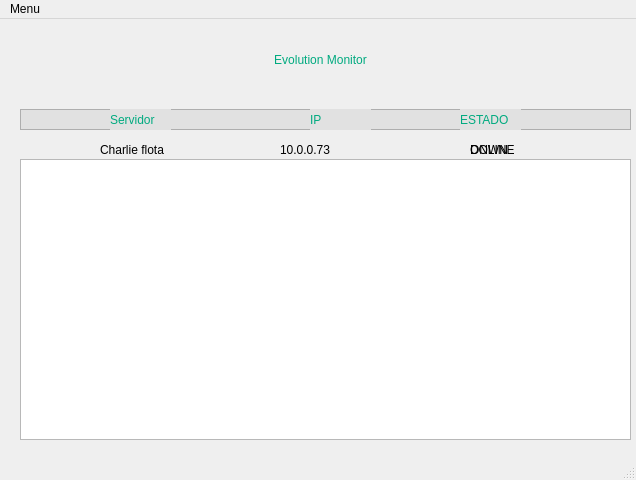
<?xml version="1.0" encoding="UTF-8"?>
<ui version="4.0">
 <class>MainWindow</class>
 <widget class="QMainWindow" name="MainWindow">
  <property name="geometry">
   <rect>
    <x>0</x>
    <y>0</y>
    <width>636</width>
    <height>480</height>
   </rect>
  </property>
  <property name="windowTitle">
   <string>MainWindow</string>
  </property>
  <widget class="QWidget" name="centralwidget">
   <widget class="QLabel" name="TITTLELABEL">
    <property name="geometry">
     <rect>
      <x>10</x>
      <y>20</y>
      <width>621</width>
      <height>41</height>
     </rect>
    </property>
    <property name="styleSheet">
     <string notr="true">color: rgb(0, 170, 127);
font: 75 36pt &quot;MS Shell Dlg 2&quot;;</string>
    </property>
    <property name="text">
     <string>Evolution Monitor</string>
    </property>
    <property name="alignment">
     <set>Qt::AlignCenter</set>
    </property>
   </widget>
   <widget class="QFrame" name="frame">
    <property name="geometry">
     <rect>
      <x>20</x>
      <y>90</y>
      <width>611</width>
      <height>21</height>
     </rect>
    </property>
    <property name="styleSheet">
     <string notr="true">background-color: rgb(225, 225, 225);</string>
    </property>
    <property name="frameShape">
     <enum>QFrame::StyledPanel</enum>
    </property>
    <property name="frameShadow">
     <enum>QFrame::Raised</enum>
    </property>
    <widget class="QLabel" name="label_2">
     <property name="geometry">
      <rect>
       <x>90</x>
       <y>0</y>
       <width>61</width>
       <height>21</height>
      </rect>
     </property>
     <property name="styleSheet">
      <string notr="true">color: rgb(0, 170, 127);
font: 75 12pt &quot;MS Shell Dlg 2&quot;;</string>
     </property>
     <property name="text">
      <string>Servidor</string>
     </property>
    </widget>
    <widget class="QLabel" name="label_3">
     <property name="geometry">
      <rect>
       <x>290</x>
       <y>0</y>
       <width>61</width>
       <height>21</height>
      </rect>
     </property>
     <property name="styleSheet">
      <string notr="true">color: rgb(0, 170, 127);
font: 75 12pt &quot;MS Shell Dlg 2&quot;;</string>
     </property>
     <property name="text">
      <string>IP</string>
     </property>
    </widget>
    <widget class="QLabel" name="label_4">
     <property name="geometry">
      <rect>
       <x>440</x>
       <y>0</y>
       <width>61</width>
       <height>21</height>
      </rect>
     </property>
     <property name="styleSheet">
      <string notr="true">color: rgb(0, 170, 127);
font: 75 12pt &quot;MS Shell Dlg 2&quot;;</string>
     </property>
     <property name="text">
      <string>ESTADO</string>
     </property>
    </widget>
   </widget>
   <widget class="QLabel" name="NOMBRESV">
    <property name="geometry">
     <rect>
      <x>100</x>
      <y>120</y>
      <width>91</width>
      <height>21</height>
     </rect>
    </property>
    <property name="styleSheet">
     <string notr="true">color: rgb(0, 0, 0);
font: 12pt &quot;MS Shell Dlg 2&quot;;</string>
    </property>
    <property name="text">
     <string>Charlie flota</string>
    </property>
   </widget>
   <widget class="QLabel" name="IPSV">
    <property name="geometry">
     <rect>
      <x>280</x>
      <y>120</y>
      <width>71</width>
      <height>21</height>
     </rect>
    </property>
    <property name="styleSheet">
     <string notr="true">color: rgb(0, 0, 0);
font: 12pt &quot;MS Shell Dlg 2&quot;;</string>
    </property>
    <property name="text">
     <string>10.0.0.73</string>
    </property>
   </widget>
   <widget class="QLabel" name="DOWNLABEL">
    <property name="geometry">
     <rect>
      <x>470</x>
      <y>120</y>
      <width>51</width>
      <height>21</height>
     </rect>
    </property>
    <property name="styleSheet">
     <string notr="true">color: rgb(0, 0, 0);
font: 12pt &quot;MS Shell Dlg 2&quot;;</string>
    </property>
    <property name="text">
     <string>DOWN</string>
    </property>
   </widget>
   <widget class="QLabel" name="DOWNICON">
    <property name="geometry">
     <rect>
      <x>440</x>
      <y>120</y>
      <width>31</width>
      <height>21</height>
     </rect>
    </property>
    <property name="styleSheet">
     <string notr="true">image: url(:/newPrefix/delete.png);</string>
    </property>
    <property name="text">
     <string/>
    </property>
    <property name="scaledContents">
     <bool>false</bool>
    </property>
   </widget>
   <widget class="QLabel" name="UPICON">
    <property name="geometry">
     <rect>
      <x>440</x>
      <y>120</y>
      <width>31</width>
      <height>21</height>
     </rect>
    </property>
    <property name="styleSheet">
     <string notr="true">image: url(:/newPrefix/check.png);</string>
    </property>
    <property name="text">
     <string/>
    </property>
   </widget>
   <widget class="QLabel" name="UPLABEL">
    <property name="enabled">
     <bool>true</bool>
    </property>
    <property name="geometry">
     <rect>
      <x>470</x>
      <y>120</y>
      <width>61</width>
      <height>21</height>
     </rect>
    </property>
    <property name="cursor">
     <cursorShape>OpenHandCursor</cursorShape>
    </property>
    <property name="autoFillBackground">
     <bool>false</bool>
    </property>
    <property name="styleSheet">
     <string notr="true">color: rgb(0, 0, 0);
font: 12pt &quot;MS Shell Dlg 2&quot;;</string>
    </property>
    <property name="text">
     <string>ONLINE</string>
    </property>
   </widget>
   <widget class="QTableWidget" name="table_widget">
    <property name="enabled">
     <bool>true</bool>
    </property>
    <property name="geometry">
     <rect>
      <x>20</x>
      <y>140</y>
      <width>611</width>
      <height>281</height>
     </rect>
    </property>
    <property name="font">
     <font>
      <family>Malgun Gothic</family>
      <pointsize>13</pointsize>
      <weight>75</weight>
      <italic>false</italic>
      <bold>true</bold>
      <strikeout>false</strikeout>
      <kerning>true</kerning>
     </font>
    </property>
    <property name="cursor" stdset="0">
     <cursorShape>ArrowCursor</cursorShape>
    </property>
    <property name="mouseTracking">
     <bool>false</bool>
    </property>
    <property name="focusPolicy">
     <enum>Qt::StrongFocus</enum>
    </property>
    <property name="autoFillBackground">
     <bool>false</bool>
    </property>
    <property name="styleSheet">
     <string notr="true"/>
    </property>
    <property name="autoScroll">
     <bool>true</bool>
    </property>
    <property name="autoScrollMargin">
     <number>16</number>
    </property>
    <property name="editTriggers">
     <set>QAbstractItemView::NoEditTriggers</set>
    </property>
    <property name="tabKeyNavigation">
     <bool>true</bool>
    </property>
    <property name="alternatingRowColors">
     <bool>true</bool>
    </property>
    <property name="showGrid">
     <bool>true</bool>
    </property>
    <property name="sortingEnabled">
     <bool>false</bool>
    </property>
    <property name="wordWrap">
     <bool>true</bool>
    </property>
    <property name="cornerButtonEnabled">
     <bool>true</bool>
    </property>
    <attribute name="horizontalHeaderVisible">
     <bool>false</bool>
    </attribute>
    <attribute name="horizontalHeaderCascadingSectionResizes">
     <bool>false</bool>
    </attribute>
    <attribute name="horizontalHeaderMinimumSectionSize">
     <number>39</number>
    </attribute>
    <attribute name="horizontalHeaderDefaultSectionSize">
     <number>190</number>
    </attribute>
    <attribute name="horizontalHeaderHighlightSections">
     <bool>true</bool>
    </attribute>
    <attribute name="horizontalHeaderShowSortIndicator" stdset="0">
     <bool>false</bool>
    </attribute>
    <attribute name="verticalHeaderShowSortIndicator" stdset="0">
     <bool>false</bool>
    </attribute>
    <attribute name="verticalHeaderStretchLastSection">
     <bool>false</bool>
    </attribute>
    <column>
     <property name="text">
      <string>NOMBRE_SERVIDOR</string>
     </property>
     <property name="textAlignment">
      <set>AlignLeading|AlignVCenter</set>
     </property>
     <property name="foreground">
      <brush brushstyle="SolidPattern">
       <color alpha="255">
        <red>0</red>
        <green>0</green>
        <blue>0</blue>
       </color>
      </brush>
     </property>
    </column>
    <column>
     <property name="text">
      <string>IP_SERVIDOR</string>
     </property>
    </column>
    <column>
     <property name="text">
      <string>ESTADO</string>
     </property>
    </column>
   </widget>
   <zorder>UPICON</zorder>
   <zorder>TITTLELABEL</zorder>
   <zorder>frame</zorder>
   <zorder>NOMBRESV</zorder>
   <zorder>IPSV</zorder>
   <zorder>DOWNLABEL</zorder>
   <zorder>DOWNICON</zorder>
   <zorder>UPLABEL</zorder>
   <zorder>table_widget</zorder>
  </widget>
  <widget class="QMenuBar" name="menubar">
   <property name="geometry">
    <rect>
     <x>0</x>
     <y>0</y>
     <width>636</width>
     <height>21</height>
    </rect>
   </property>
   <widget class="QMenu" name="menuMenu">
    <property name="title">
     <string>Menu</string>
    </property>
    <addaction name="actionAgregar_IP"/>
    <addaction name="actionAbout"/>
   </widget>
   <addaction name="menuMenu"/>
  </widget>
  <widget class="QStatusBar" name="statusbar"/>
  <action name="actionAgregar_IP">
   <property name="text">
    <string>Agregar servidor</string>
   </property>
  </action>
  <action name="actionAbout">
   <property name="text">
    <string>About</string>
   </property>
  </action>
 </widget>
 <resources>
  <include location="iconos.qrc"/>
 </resources>
 <connections/>
</ui>
